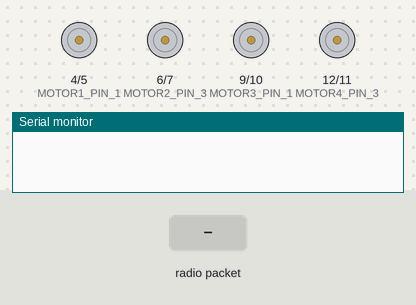
The sketch below on a simulated Arduino Uno, built with avr-gcc and run on an emulated ATmega328P. Shown: motor-driver pin pairs drawn as motors (green arrow = first pin HIGH = forward, orange = second pin HIGH = backward, longer = more drive), the last lines printed to the serial monitor. The inputs (shaded band) are chosen by the test bench. No radio packets arrive unless stated.

Above: at 1.2 s.
1.3 s: radio packet "a" arrives
At 2.5 s:
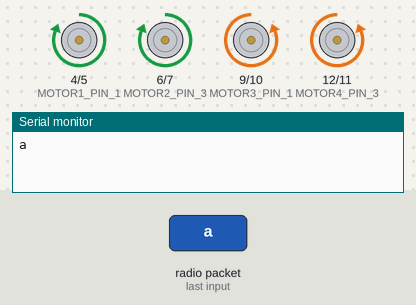
2.8 s: radio packet "b" arrives
At 3.8 s:
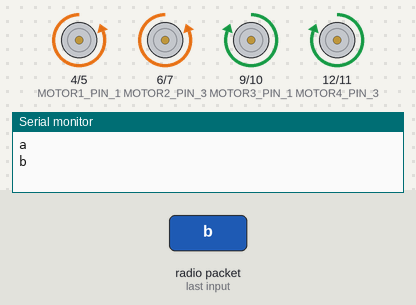
4.3 s: radio packet "c" arrives
At 4.9 s:
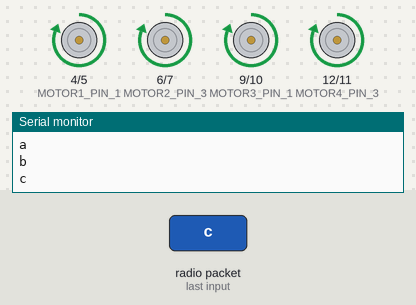
5.8 s: radio packet "d" arrives
At 6.1 s:
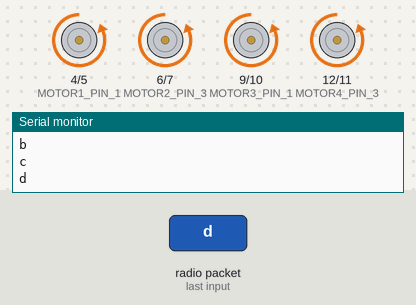
7.3 s: radio packet "f" arrives
At 8.4 s:
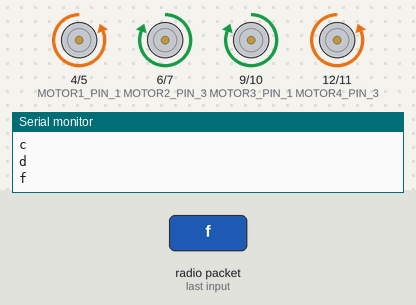
8.8 s: radio packet "g" arrives
At 9.5 s:
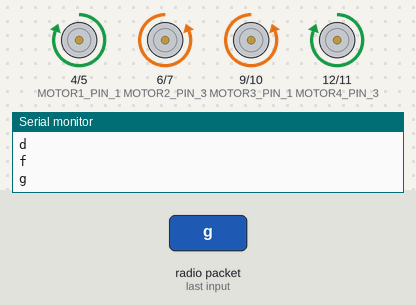
Timing chart, 0 to 11.3 s (numbered marks = the images above; inputs shaded):
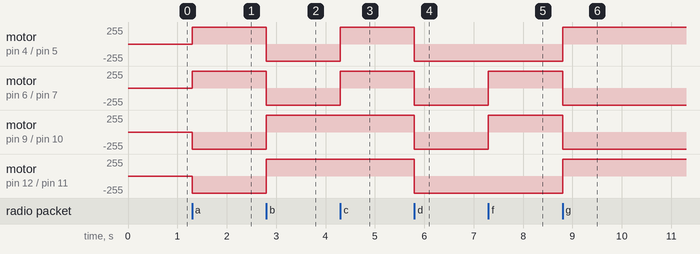

The sketch:

Holonomic_Control_RX.ino
```cpp
#include <VirtualWire.h>

// Define motor driver pins
#define MOTOR1_PIN_1 4
#define MOTOR1_PIN_2 5
#define MOTOR2_PIN_3 6
#define MOTOR2_PIN_4 7

#define MOTOR3_PIN_1 9
#define MOTOR3_PIN_2 10
#define MOTOR4_PIN_3 12
#define MOTOR4_PIN_4 11

char ch;
const int max_speed = 255; // Maximum motor speed

void setup()
{
  Serial.begin(115200);
  vw_set_rx_pin(13);
  vw_setup(2000);
  vw_rx_start();

  pinMode(MOTOR1_PIN_1, OUTPUT);
  pinMode(MOTOR1_PIN_2, OUTPUT);
  pinMode(MOTOR2_PIN_3, OUTPUT);
  pinMode(MOTOR2_PIN_4, OUTPUT);

  pinMode(MOTOR3_PIN_1, OUTPUT);
  pinMode(MOTOR3_PIN_2, OUTPUT);
  pinMode(MOTOR4_PIN_3, OUTPUT);
  pinMode(MOTOR4_PIN_4, OUTPUT);
}

void loop()
{
  uint8_t buf[VW_MAX_MESSAGE_LEN];
  uint8_t buflen = VW_MAX_MESSAGE_LEN;

  if (vw_get_message(buf, &buflen))
  {
    //Non-Holonomic (L JOY)
    if(buf[0]=='a')
    { //Right Rotate
      ch = 'a';
    }
    else if(buf[0]=='b')
    { //Left Rotate
      ch = 'b';
    }
    else if(buf[0]=='c')
    { //Forward
      ch = 'c';
    }
    else if(buf[0]=='d')
    { //Backward
      ch = 'd';
    }
    //Holonomic (R JOY)
    else if(buf[0]=='f')
    { //
      ch = 'f';
    }
    else if(buf[0]=='g')
    { //
      ch = 'g';
    }
    else if(buf[0]=='h')
    { //
      ch = 'h';
    }
    else if(buf[0]=='i')
    { //
      ch = 'i';
    }
    else if(buf[0]=='k')
    { //
      ch = 'k';
    }
    else if(buf[0]=='l')
    { //
      ch = 'l';
    }
    else if(buf[0]=='m')
    { //
      ch = 'm';
    }
    else if(buf[0]=='n')
    { //STOP
      ch = 'n';
    }
    else if(buf[0]=='e')
    { //STOP
      ch = 'e';
    }
    else
    { //STOP
      Serial.println("INVALID DATA RECEIVED !!");
    }
    Serial.println(ch);
  }

  drive(ch);
}

// Function to set motor speed and direction
void setMotor(int pinA, int pinB, int speed) {
  if (speed > 0) {
    analogWrite(pinA, speed);
    analogWrite(pinB, 0);
  } else if (speed < 0) {
    analogWrite(pinA, 0);
    analogWrite(pinB, -speed);
  } else {
    analogWrite(pinA, 0);
    analogWrite(pinB, 0);
  }
}

// Function to control motors based on direction
void drive(char command) {
  int motor1Speed = 0, motor2Speed = 0, motor3Speed = 0, motor4Speed = 0;

  switch (command) {
    case 'c': // Forward
      motor1Speed = max_speed;
      motor2Speed = max_speed;
      motor3Speed = max_speed;
      motor4Speed = max_speed;
      break;

    case 'd': // Backward
      motor1Speed = -max_speed;
      motor2Speed = -max_speed;
      motor3Speed = -max_speed;
      motor4Speed = -max_speed;
      break;

    case 'a': // Rotate right
      motor1Speed = max_speed;
      motor2Speed = max_speed;
      motor3Speed = -max_speed;
      motor4Speed = -max_speed;
      break;

    case 'b': // Rotate left
      motor1Speed = -max_speed;
      motor2Speed = -max_speed;
      motor3Speed = max_speed;
      motor4Speed = max_speed;
      break;

    case 'f': // Slide right
      motor1Speed = -max_speed;
      motor2Speed = max_speed;
      motor3Speed = max_speed;
      motor4Speed = -max_speed;
      break;

    case 'g': // Slide left
      motor1Speed = max_speed;
      motor2Speed = -max_speed;
      motor3Speed = -max_speed;
      motor4Speed = max_speed;
      break;

    case 'h': // diagonal right forward
      motor1Speed = 0;
      motor2Speed = max_speed;
      motor3Speed = max_speed;
      motor4Speed = 0;
      break;

    case 'i': // diagonal right backward
      motor1Speed = 0;
      motor2Speed = -max_speed;
      motor3Speed = -max_speed;
      motor4Speed = 0;
      break;

    case 'k': // diagonal left forward
      motor1Speed = max_speed;
      motor2Speed = 0;
      motor3Speed = 0;
      motor4Speed = max_speed;
      break;

    case 'l': // diagonal right backward
      motor1Speed = -max_speed;
      motor2Speed = 0;
      motor3Speed = 0;
      motor4Speed = -max_speed;
      break;

    case 'm': // rotate
      motor1Speed = max_speed;
      motor2Speed = 0;
      motor3Speed = -max_speed;
      motor4Speed = 0;
      break;

    case 'n': // rotate
      motor1Speed = 0;
      motor2Speed = -max_speed;
      motor3Speed = 0;
      motor4Speed = max_speed;
      break;

    default: // Stop
      motor1Speed = motor2Speed = motor3Speed = motor4Speed = 0;
      break;
  }

  // Set motor speeds
  setMotor(MOTOR1_PIN_1, MOTOR1_PIN_2, motor1Speed);
  setMotor(MOTOR2_PIN_3, MOTOR2_PIN_4, motor2Speed);
  setMotor(MOTOR3_PIN_1, MOTOR3_PIN_2, motor3Speed);
  setMotor(MOTOR4_PIN_3, MOTOR4_PIN_4, motor4Speed);
}
```

Measured:
- after the input at 1.3 s, motor on pin 4 (MOTOR1_PIN_1) / pin 5 (MOTOR1_PIN_2), motor on pin 6 (MOTOR2_PIN_3) / pin 7 (MOTOR2_PIN_4): stopped → forward 255/255 at once; motor on pin 9 (MOTOR3_PIN_1) / pin 10 (MOTOR3_PIN_2), motor on pin 12 (MOTOR4_PIN_3) / pin 11 (MOTOR4_PIN_4): stopped → backward 255/255 at once
- after the input at 2.8 s, motor on pin 4 (MOTOR1_PIN_1) / pin 5 (MOTOR1_PIN_2), motor on pin 6 (MOTOR2_PIN_3) / pin 7 (MOTOR2_PIN_4): forward 255/255 → backward 255/255 at once; motor on pin 9 (MOTOR3_PIN_1) / pin 10 (MOTOR3_PIN_2), motor on pin 12 (MOTOR4_PIN_3) / pin 11 (MOTOR4_PIN_4): backward 255/255 → forward 255/255 at once
- after the input at 4.3 s, motor on pin 4 (MOTOR1_PIN_1) / pin 5 (MOTOR1_PIN_2), motor on pin 6 (MOTOR2_PIN_3) / pin 7 (MOTOR2_PIN_4): backward 255/255 → forward 255/255 at once
- after the input at 5.8 s, motor on pin 4 (MOTOR1_PIN_1) / pin 5 (MOTOR1_PIN_2), motor on pin 6 (MOTOR2_PIN_3) / pin 7 (MOTOR2_PIN_4), motor on pin 9 (MOTOR3_PIN_1) / pin 10 (MOTOR3_PIN_2), motor on pin 12 (MOTOR4_PIN_3) / pin 11 (MOTOR4_PIN_4): forward 255/255 → backward 255/255 at once
- after the input at 7.3 s, motor on pin 6 (MOTOR2_PIN_3) / pin 7 (MOTOR2_PIN_4), motor on pin 9 (MOTOR3_PIN_1) / pin 10 (MOTOR3_PIN_2): backward 255/255 → forward 255/255 at once
- after the input at 8.8 s, motor on pin 4 (MOTOR1_PIN_1) / pin 5 (MOTOR1_PIN_2), motor on pin 12 (MOTOR4_PIN_3) / pin 11 (MOTOR4_PIN_4): backward 255/255 → forward 255/255 at once; motor on pin 6 (MOTOR2_PIN_3) / pin 7 (MOTOR2_PIN_4), motor on pin 9 (MOTOR3_PIN_1) / pin 10 (MOTOR3_PIN_2): forward 255/255 → backward 255/255 at once
